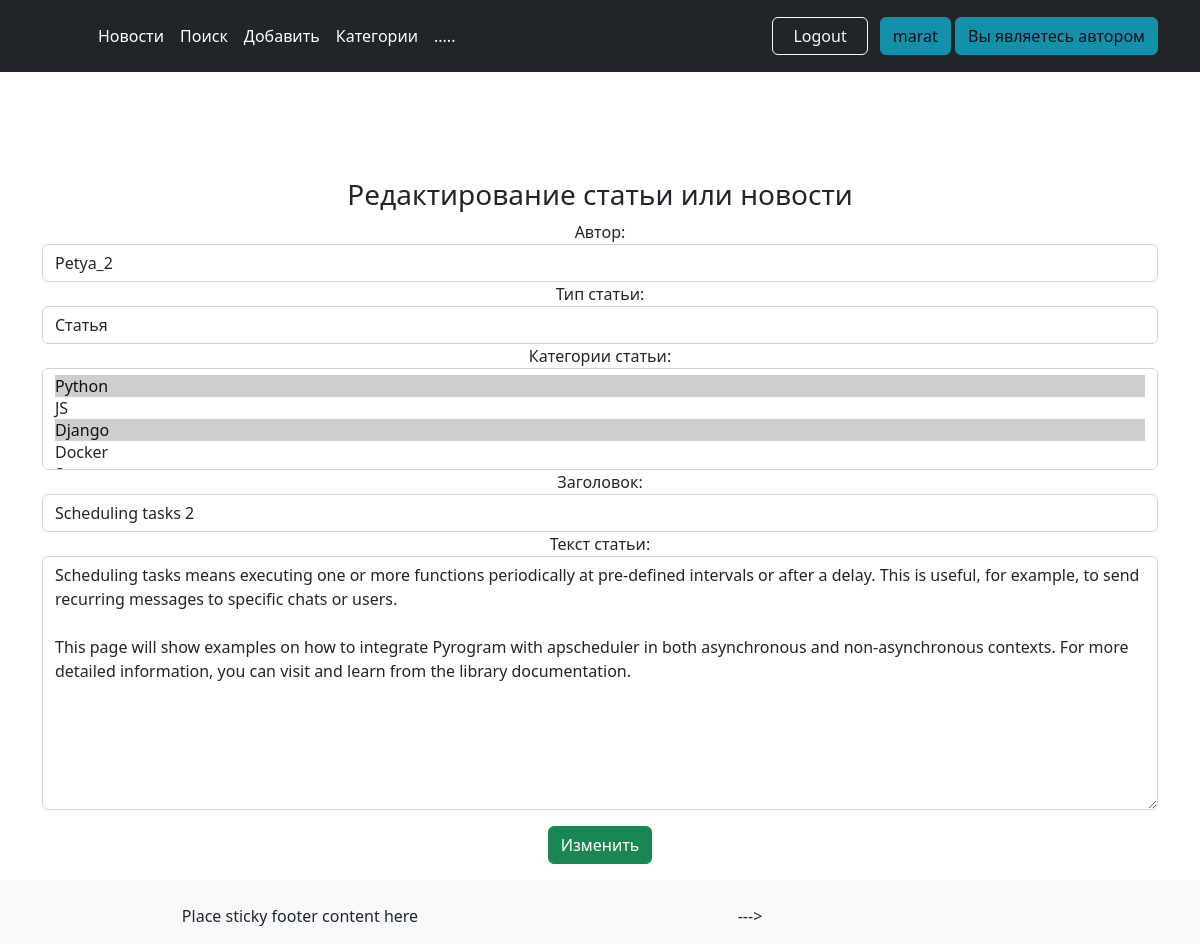
The page /39/edit/ (signed in) on the database its author committed.
### news/models.py (models this page shows, shortened)
class Post(models.Model):
    author = models.ForeignKey(Author, on_delete=models.CASCADE, verbose_name='Автор')
    NEWS = 'NW'
    ARTICLE = 'AR'
    TYPES = [
        (NEWS, 'Новость'),
        (ARTICLE, 'Статья'),
    ]
    categoryType = models.CharField(max_length=2, choices=TYPES, default=ARTICLE, verbose_name='Тип статьи')
    dateCreation = models.DateTimeField(auto_now_add=True, verbose_name='Дата публикации')
    postCategory = models.ManyToManyField(Category, through='PostCategory', verbose_name='Категории статьи')
    title = models.CharField(max_length=128, verbose_name='Заголовок')
    text = models.TextField(verbose_name='Текст статьи')
    rating = models.SmallIntegerField(default=0, verbose_name='Рейтинг')

### news/views.py (the view)
# urls.py: path('<int:pk>/edit/', PostUpdateView.as_view(), name='post_update'),
class PostUpdateView(PermissionRequiredMixin, UpdateView):
    template_name = 'news/post_update.html'
    form_class = PostForm
    permission_required = ('news.change_post',)
    def get_object(self, **kwargs):
        id_pk = self.kwargs.get('pk')
        return Post.objects.get(pk=id_pk)

### news/forms.py
class PostForm(ModelForm):
    class Meta:
        model = Post
        fields = ['author', 'categoryType', 'postCategory',
                  'title', 'text']
        widgets = {
            'author': forms.Select(attrs={'class': 'form-control'}),
            'categoryType': forms.Select(attrs={'class': 'form-control',}),
            'postCategory': forms.SelectMultiple(attrs={'class': 'form-control',}),
            'title': forms.TextInput(attrs={
                'class': 'form-control',
                'placeholder': 'Введите название статьи или новости'
            }),
            'text': forms.Textarea(attrs={
                'class': 'form-control',
                'placeholder': 'Сама статья'
            }),
        }

### news/models.py (called while the page is built)
    def __str__(self):
        return self.authorUser.username

    def __str__(self):
        return self.name

### news/templates/news/post_update.html (shortened to what this page needs)
{% extends 'layout/default.html' %}
{% block content %}
<h3>Редактирование статьи или новости</h3>
<form method="POST">
 {{ form }}
   <input class="btn btn-success my-button" type="submit" value="Изменить">
</form>
{% endblock content %}

### templates/layout/parts/header.html (shortened to what this page needs)
<header class="p-3 text-bg-dark fixed-top">
    <div class="container">
        <div class="d-flex flex-wrap align-items-center justify-content-center justify-content-lg-start">
            <a href="/" class="d-flex align-items-center mb-2 mb-lg-0 text-white text-decoration-none">
                <svg class="bi me-2" width="40" height="32" role="img" aria-label="Bootstrap">
                    <use xlink:href="#bootstrap"/>
                </svg>
            </a>
            <ul class="nav col-12 col-lg-auto me-lg-auto mb-2 justify-content-center mb-md-0">
                <li><a href="/news/" class="nav-link px-2 text-white">Новости</a></li>
                <li><a href="/news/search/" class="nav-link px-2 text-white">Поиск</a></li>
                <li><a href="/news/add/" class="nav-link px-2 text-white">Добавить</a></li>
                <li><a href="/news/categories/" class="nav-link px-2 text-white">Категории</a></li>
                <li><a href="#" class="nav-link px-2 text-white">.....</a></li>
            </ul>
            <div class="text-end">
                {% if user.is_authenticated %}
                    <button type="button" class="btn btn-outline-light me-2">
                        <a href="{% url 'sign:logout' %}" class="nav-link px-2 text">Logout</a>
                    </button>
                    <button type="button" class="btn btn-info" disabled>
                    {{ user.username }}
                    </button>
                    {% if is_not_authors %}
                        <a class="btn btn-info" href="{% url 'sign:getauthor' %}">
                            Хочу стать автором!
                        </a>
                    {% else %}
                        <button type="button" class="btn btn-info" disabled>
                            Вы являетесь автором
                        </button>
                    {% endif %}
                {% endif %}
            </div>
        </div>
    </div>
</header>

### static/css/styles.css (style rules this page uses)
.my-button { margin-top: 1rem !important; margin-bottom: 1rem !important; }
* { margin: 0; padding: 0; }
html, body { height: 100%; }

### rows shown on the page
Post: author "Petya_2", categoryType "Статья", title "Scheduling tasks 2", text "Scheduling tasks means executing one or more functions periodically at pre-defined intervals or after a delay. This is useful, for example, to send recurring messages to specific chats or users. This page will show examples on how to integrate Pyrogram with apscheduler in both asynchronous and non-asynchronous contexts. For more detailed information, you can visit and learn from the library documentation."

### other values the page prints
{{ user.username }} "marat"
